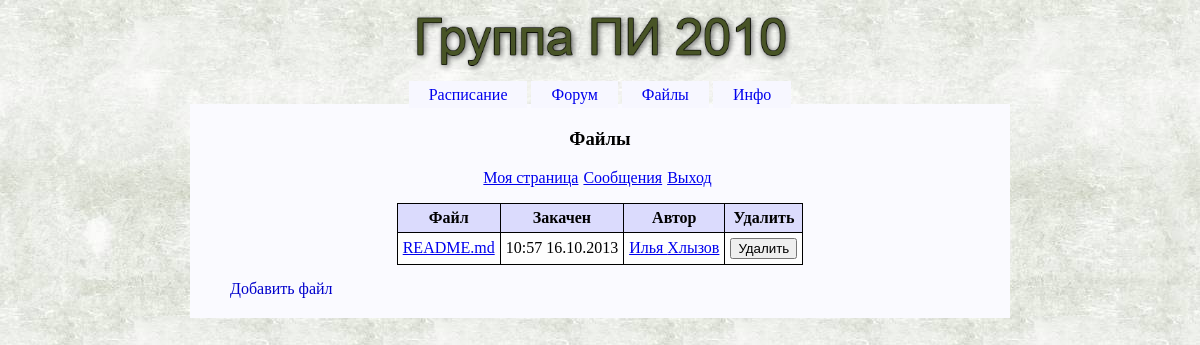
The app's page /files.php (signed in) with its own data.
### tables this page shows
CREATE TABLE IF NOT EXISTS `files` (
  `id` int(11) NOT NULL AUTO_INCREMENT,
  `name` varchar(255) NOT NULL,
  `path` varchar(255) NOT NULL,
  `author` int(11) NOT NULL,
  `send` timestamp NOT NULL DEFAULT CURRENT_TIMESTAMP,
  PRIMARY KEY (`id`)
);

CREATE TABLE IF NOT EXISTS `users` (
  `id` int(11) NOT NULL AUTO_INCREMENT,
  `login` varchar(20) NOT NULL,
  `password` varchar(32) NOT NULL,
  `position` int(11) NOT NULL DEFAULT '0',
  `firstname` varchar(20) DEFAULT NULL,
  `lastname` varchar(20) DEFAULT NULL,
  `birth` date DEFAULT NULL,
  `phone` varchar(12) DEFAULT NULL,
  `email` varchar(20) DEFAULT NULL,
  PRIMARY KEY (`id`)
);

### files.php (the view, shortened to what this page needs)
<?php
include("./include/jsheader.php");
include("./include/nav.php");
?>
<section>
<h3>Файлы</h3>
<?php
if(empty($_SESSION['login']) or empty($_SESSION['id'])) { ?>
<h3>Страница недоступна</h3>
<p>Привет, гость. <a href="./auth.php">Вход</a></p>
<?php
} else {
if(empty($_FILES['userfile'])) {
	include("./include/usermenu.php");
	include("./include/connect.php");
	$userid = intval($_SESSION['id']);
	$result = mysql_query("SELECT `position` FROM `users` WHERE `id` = '{$userid}'", $db) or die("Не могу выполнить запрос.");
	$position = mysql_fetch_assoc($result);
	$result = mysql_query("SELECT `id`, `name`, `path`, `author`, DATE_FORMAT(`send`, '%H:%i %d.%m.%Y') as uploaded FROM `files` ORDER BY `send`", $db) or die("Не могу выполнить запрос.");
	if(mysql_num_rows($result) > 0) {
		include("./include/linktouser.php");
?>
<table>
	<tr>
		<th>Файл</th>
		<th>Закачен</th>
		<th>Автор</th>
		<?php if($position > 0) echo '<th>Удалить</th>'; ?>
	</tr>
<?php while($myrows = mysql_fetch_assoc($result)) { ?>
	<tr>
		<td>
		<a href="<?php echo htmlspecialchars($myrows['path']); ?>" target="_blank"><?php echo htmlspecialchars($myrows['name']); ?></a>
		</td>
		<td><?php echo htmlspecialchars($myrows['uploaded']); ?></td>
		<td><?php echo linktouser($myrows['author']); ?></td>
		<?php if($position > 0) echo '<td><form action="./delete.php" method="post"><input type="text" value="'. $myrows['id'] . '" name="fileid" hidden><input type="text" value="file" name="what" hidden><input type="submit" value="Удалить"></form></td>'; ?>
	</tr>
<?php } ?>
</table>
<?php } ?>
<div class='spoiler'>
	<a class='spoiler-head' href='#'>Добавить файл</a>
	</div>
<?php } } ?>
</section>
</body>
</html>

### include/linktouser.php
<?php
function linktouser($input) {
	$authorId = intval($input);
	$result = mysql_query("SELECT `firstname`, `lastname` FROM `users` WHERE `id` = '{$authorId}'") or die("Не могу выполнить запрос.");
	$row = mysql_fetch_assoc($result);
	$return = '<a href="./user.php?id='. $authorId . '">' . htmlspecialchars($row['firstname']) . ' ' . htmlspecialchars($row['lastname']) . '</a>';
	return $return;
}

### style.css (style rules this page uses)
section { margin:auto; padding:5px 10px; background:#fafaff; width:800px; }
table { border-collapse:collapse; }
table, tbody, thead, th, tr, td { margin:auto; border:1px solid #000; padding:5px; }
th { background:#dbdbfd; text-align:center; }
tr { background:#fefefe; text-align:left; }
.spoiler { position:relative; margin:15px 30px; text-align:left; }
.spoiler a.spoiler-head { background:#fafaff; display:block; color:#00c; text-decoration:none; }

### records on screen
files: name "README.md", uploaded "10:57 16.10.2013", users.firstname "Илья", users.lastname "Хлызов"
